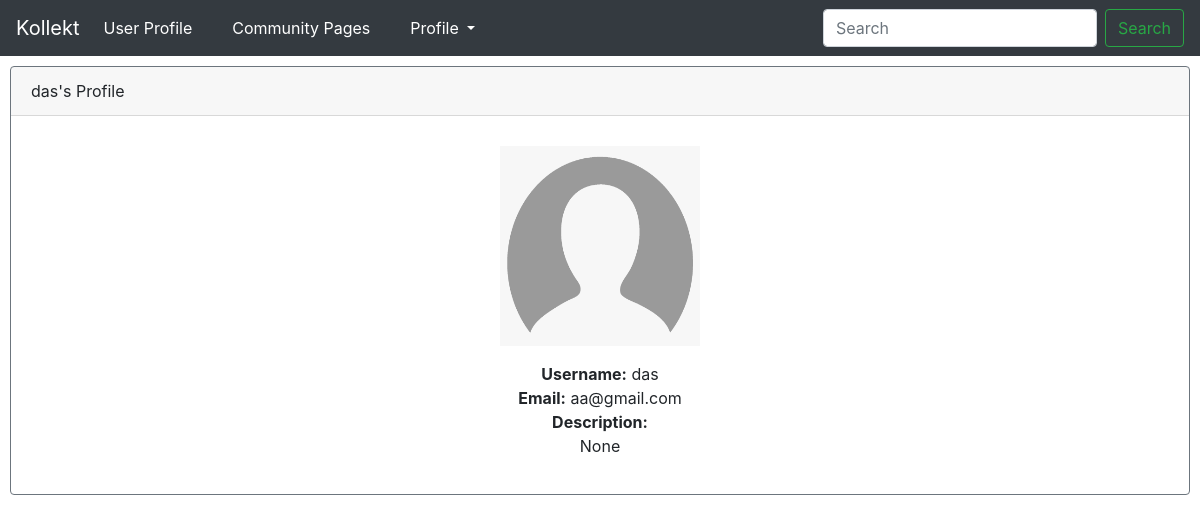
Screenshot of /userCard/1 (signed in) with the database file from the repository.
### kollekt/models.py (models this page shows, shortened)
class User(db.Model, UserMixin):
    id = db.Column(db.Integer, primary_key=True)
    username = db.Column(db.String(20), unique=True, nullable=False)
    email = db.Column(db.String(120), unique=True, nullable=False)
    password = db.Column(db.String(60), nullable=False)
    admin = db.Column(db.Boolean)
    profile_picture = db.Column(db.BLOB)
    bio = db.Column(db.VARCHAR)
    posts = db.relationship('Posts', backref='author', lazy=True)
    collections = db.relationship(
        'Collections', backref='collectionAuthor', lazy=True)

### kollekt/routes.py (the view)
@app.route("/userCard/<id>")
@login_required
def userCard(id):
    userInfo = User.query.filter_by(id=id).first()
    return render_template('userCard.html', userInfo=userInfo)

### kollekt/models.py (called while the page is built)
@login_manager.user_loader
def load_user(user_id):
    return User.query.get(int(user_id))

### kollekt/templates/userCard.html
{% extends "layout.html" %} {% block content %}
<div class="card border-secondary mb-3" style="margin-left: 10px; margin-right: 10px;
margin-top: 10px;">
    <div class="card-header">
        {{ userInfo.username }}'s Profile
    </div>
    <div class="card-body" style="text-align: center">
        <p style="text-align: center; margin-top: 10px">
            <img
                    height="200px"
                    src="../static/default_user.png"
                    width="200px"
            />
        </p>
        <strong>Username:</strong> {{ userInfo.username }}<br/>
        <strong>Email:</strong> {{ userInfo.email }}<br/>
        <strong>Description:</strong><br/>
        <p style="margin-left: 300px; margin-right: 300px"> {{ userInfo.bio }}</p>
{%endblock content %}

### rows the page displays
User: username "das", email "aa@gmail.com", bio "None"
